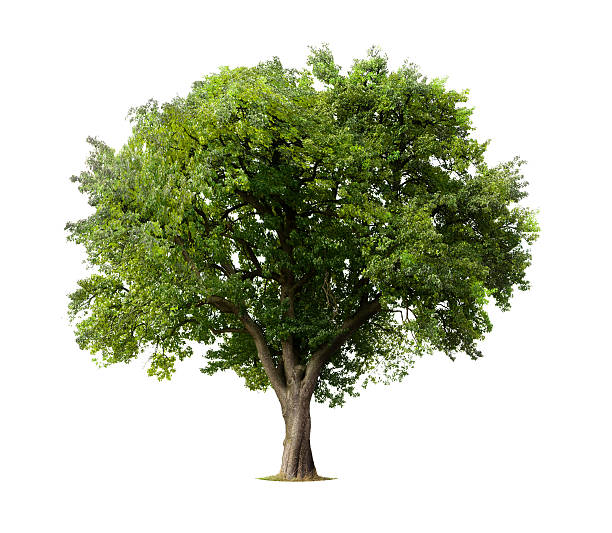
#> input picture tree.jpg, 612 x 533 px
$ python powerTransform.py
#> lines starting #> are read from the running program, lines starting #| are printed output that depends on the picture
import cv2
import numpy as np

# Open the image.
img = cv2.imread('tree.jpg')
#> img is the input picture: shape (533, 612, 3); mean B, G, R 176.5, 196.7, 191.3

# Trying 4 gamma values.
for gamma in [0.1, 0.5, 1.2, 2.2]:

	# Apply gamma correction.
	gamma_corrected = np.array(255*(img / 255) ** gamma, dtype = 'uint8')

	# Save edited images.
	cv2.imwrite('gamma_transformed'+str(gamma)+'.jpg', gamma_corrected)
#> this loop made 4 passes
#> pass 1, `gamma_corrected = np.array(255*(img / 255) ** gamma, dtype = 'uint8')`:
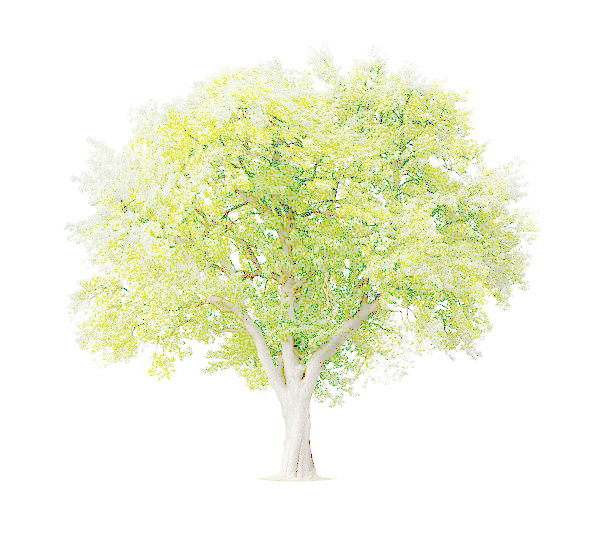
#> gamma_corrected: shape (533, 612, 3); mean B, G, R 221.5, 243.9, 240.6
#> pass 2, `gamma_corrected = np.array(255*(img / 255) ** gamma, dtype = 'uint8')`:
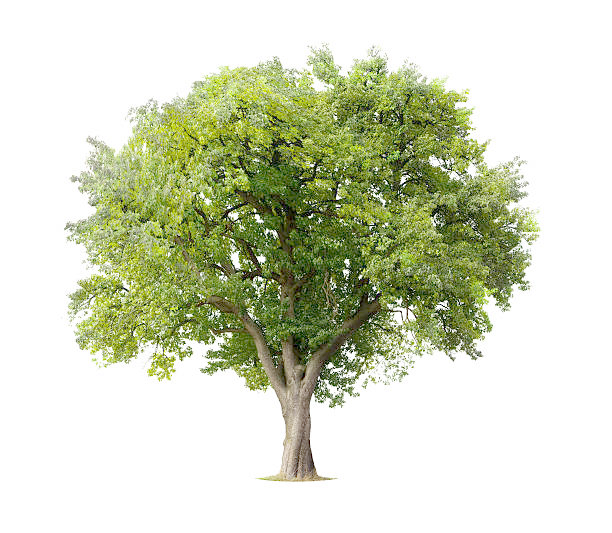
#> gamma_corrected: shape (533, 612, 3); mean B, G, R 191.4, 215.4, 210.1
